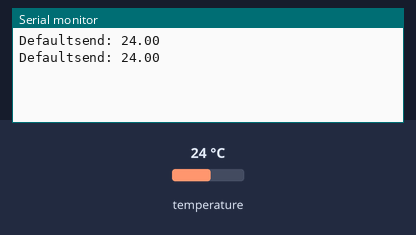
A sketch run on a simulated ESP8266 (NodeMCU). Shown: the last lines printed to the serial monitor. Inputs (shaded band) come from the test bench; at power-on: temperature 24 °C.

Above: at 3.3 s.
3.4 s: temperature set to 12 °C
At 5.0 s:
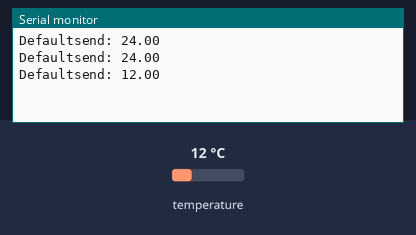
5.9 s: temperature set to 19 °C
At 7.5 s:
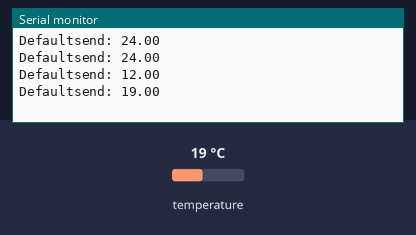
Timing chart, 0 to 9.0 s (numbered marks = the images above; inputs shaded):
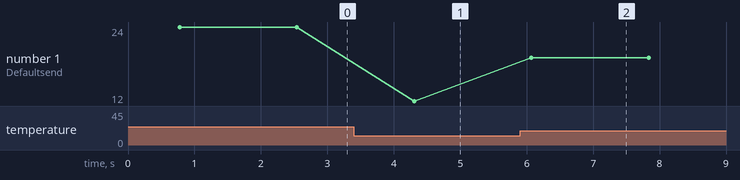

The sketch:

Temperature.ino
```cpp
#include "Temperature.h"

void defSend(float temperature) {
  Serial.print("Defaultsend: ");
  Serial.println(temperature);
}

Temperature Temp1(D2, defSend); //This passes a new default function to send the values.
//Temperature Temp1(D2);          //This uses the default.

void setup() {
  Serial.begin(9600);
}

void loop() {
  Temp1.readAndSend();
  delay(1000);
}
```

Temperature.cpp
```cpp
#include "Temperature.h"

void defaultSend(float temperature) {
  Serial.print("The Temperature is: ");
  Serial.println(temperature);
}

void Temperature::Construct(int pin) { //not sure if this works with
  _pin = pin;
  OneWire oneWire(pin);
  DallasTemperature sensors(&oneWire);

  _wire = oneWire;
  _temp = sensors;
  _temp.begin();
}

Temperature::Temperature(int pin, void (*defaultSendFunc)(float temperature)) {
  _sendFunction = defaultSendFunc;
  Construct(pin);
}

Temperature::Temperature(int pin) {
  Serial.begin(9600);
  _sendFunction = defaultSend;
  Construct(pin);
}

float Temperature::read() {
  _temp.requestTemperatures();
  lastTemperature = _temp.getTempCByIndex(0);
  return lastTemperature;
}

void Temperature::send() {
  _sendFunction(lastTemperature);
}

void Temperature::readAndSend() {
  read();
  send();
}
```

Temperature.h
```cpp
#ifndef Temperature_h
#define Temperature_h

#include <DallasTemperature.h>
#include <OneWire.h>


class Temperature {
  public:
    Temperature(int pin);
    Temperature(int pin, void (*defaultSendFunc)(float temperature));
    float lastTemperature;
    float read();
    void send();
    void readAndSend();
  private:
    void Construct(int pin);  //to lazy to reformat it to CP++ 11 syntax thus it uses a Construct function
    int _pin;
    void (*_sendFunction)(float temperature);
    OneWire _wire;
    DallasTemperature _temp;
};

#endif
```

Measured:
- after the input at 3.4 s, the serial monitor: prints a new line after 0.91 s (image 1)
- after the input at 5.9 s, the serial monitor: prints a new line after 0.17 s (image 2)
- plotted number 1: 24 → 12 after the input at 3.4 s, 12 → 19 after the input at 5.9 s
